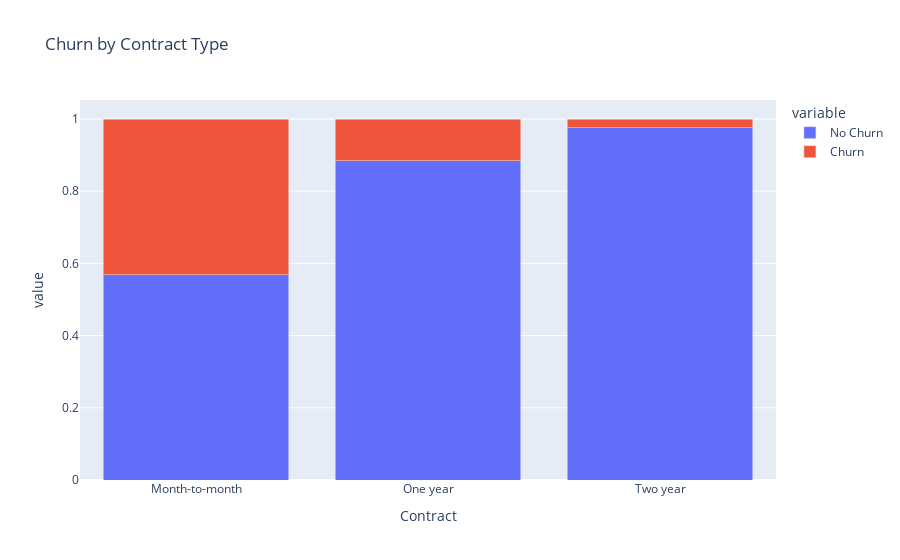

The notebook cell saved with this chart:
### Markdown cell above
The scatter plot visualizes the relationship between churn and monthly charges. It allows us to observe whether there is any noticeable pattern or trend between higher charges and churn. It can help identify if customers with higher monthly charges are more likely to churn. This shows that charges between 70 to 110 have a higher chance to churn and also not churn which means no noticeable patterns

### Code cell
# Churn and contract information - Contract
# Analyzing the Churn Rate by Contract to observe any patterns associated with churn
contract_churn = training.groupby('Contract')['Churn'].value_counts(normalize=True).unstack().reset_index()
contract_churn.rename(columns={'No': 'No Churn', 'Yes': 'Churn'}, inplace=True)

fig = px.bar(contract_churn, x='Contract', y=['No Churn', 'Churn'], barmode='stack', title='Churn by Contract Type')
fig.show()

### Figure 1 — Plotly figure (JSON) as saved in the notebook; plotly's stock layout.template omitted (floating-point values rounded to 4 significant figures)
{"data": [{"alignmentgroup": "True", "hovertemplate": "variable=No Churn<br>Contract=%{x}<br>value=%{y}<extra></extra>", "legendgroup": "No Churn", "marker": {"color": "#636efa", "pattern": {"shape": ""}}, "name": "No Churn", "offsetgroup": "No Churn", "orientation": "v", "showlegend": true, "textposition": "auto", "type": "bar", "x": ["Month-to-month", "One year", "Two year"], "xaxis": "x", "y": [0.5684, 0.8843, 0.9758], "yaxis": "y"}, {"alignmentgroup": "True", "hovertemplate": "variable=Churn<br>Contract=%{x}<br>value=%{y}<extra></extra>", "legendgroup": "Churn", "marker": {"color": "#EF553B", "pattern": {"shape": ""}}, "name": "Churn", "offsetgroup": "Churn", "orientation": "v", "showlegend": true, "textposition": "auto", "type": "bar", "x": ["Month-to-month", "One year", "Two year"], "xaxis": "x", "y": [0.4316, 0.1157, 0.02423], "yaxis": "y"}], "layout": {"barmode": "stack", "legend": {"title": {"text": "variable"}, "tracegroupgap": 0}, "title": {"text": "Churn by Contract Type"}, "xaxis": {"anchor": "y", "domain": [0, 1], "title": {"text": "Contract"}}, "yaxis": {"anchor": "x", "domain": [0, 1], "title": {"text": "value"}}}}
